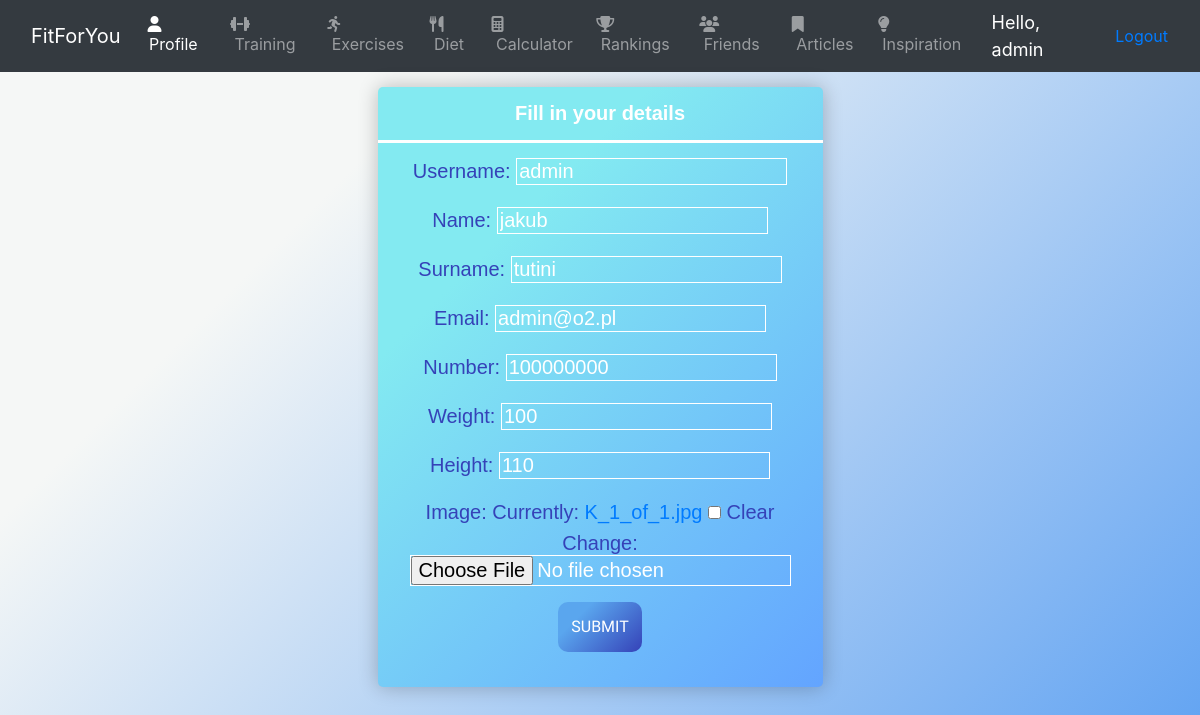
The app's page /updateProfile (signed in) with its own data.
### Workout/models.py (models this page shows, shortened)
class Customer(models.Model):
    user = models.OneToOneField(User, on_delete=models.CASCADE, blank=True, null=True)
    username = models.CharField(max_length=50, null=True)
    name = models.CharField(max_length=50, null=True)
    surname = models.CharField(max_length=50, null=True)
    email = models.CharField(max_length=50, null=True)
    number = models.IntegerField(validators=[MinValueValidator(100000000), MaxValueValidator(999999999)],null=True)
    date_created = models.DateTimeField(auto_now_add=True, null=True)
    weight = models.IntegerField(validators=[MinValueValidator(10), MaxValueValidator(500)], null=True)
    height = models.IntegerField(validators=[MinValueValidator(100), MaxValueValidator(400)],null=True)
    image = models.ImageField(default = "profile.png" , blank=True, null=True);

### Workout/views.py (the view)
# urls.py: path('updateProfile',views.updateProfile, name='updateProfile'),
@login_required(login_url='main')
def updateProfile(request):
    customer = request.user.customer
    form = CustomerForm(instance=customer)
    if request.method == "POST":
        form = CustomerForm(request.POST, request.FILES, instance=customer)
        if form.is_valid():
            form.save()
            return redirect('profile')
    context = {'form': form}
    return render(request, 'Workout/updateprofile.html', context)

### Workout/forms.py
class CustomerForm(ModelForm):
   class Meta:
      model = Customer
      fields = '__all__'
      exclude = ['user']
   def __init__(self, *args, **kwargs):
        super(CustomerForm, self).__init__(*args, **kwargs)
        for visible in self.visible_fields():
            visible.field.widget.attrs['class'] = 'weight_input'

### Workout/templates/Workout/updateprofile.html (shortened to what this page needs)
<link rel="stylesheet" href="https://stackpath.bootstrapcdn.com/bootstrap/4.4.1/css/bootstrap.min.css"
>
<link rel="stylesheet" href="https://cdnjs.cloudflare.com/ajax/libs/font-awesome/4.7.0/css/font-awesome.min.css">
<nav class="navbar navbar-expand-lg navbar-dark bg-dark">
    <div class="container mx-auto">
        <a class="navbar-brand" href="{% url 'main' %}">FitForYou</a>
        <div class="collapse navbar-collapse" id="navbarSupportedContent">
            <div class="navbar-nav">
                <a class="nav-item nav-link active" href="{% url 'profile' %}"><i class="fa fa-fw fa-user"></i>&nbsp;Profile
                    <span class="sr-only">(current)</span></a>
                <a class="nav-item nav-link" href="{% url 'training' %}"><i class="fas fa-dumbbell"></i>&nbsp;Training</a>
                <a class="nav-item nav-link" href="{% url 'exercises'%}"><i class="fas fa-running"></i>&nbsp;Exercises</a>
                <a class="nav-item nav-link" href="{% url 'diet' %}"><i class="fas fa-utensils"></i>&nbsp;Diet</a>
                <a class="nav-item nav-link" href="{% url 'calculator'%}"><i class="fas fa-calculator"></i>&nbsp;Calculator</a>
                <a class="nav-item nav-link" href="{% url 'rankings'%}"><i class="fas fa-trophy"></i>&nbsp;Rankings</a>
                <a class="nav-item nav-link" href="{% url 'friends'%}"><i class="fas fa-users"></i>&nbsp;Friends</a>
                <a class="nav-item nav-link" href="{% url 'articles'%}"><i class="fas fa-bookmark"></i>&nbsp;Articles</a>
                <a class="nav-item nav-link" href="{% url 'inspiration'%}"><i class="fas fa-lightbulb"></i>&nbsp;Inspiration</a>
            </div>
        </div>
    </div>
    <span class="hello-msg">Hello, {{request.user}}</span>
    <span><a class="nav-item nav-link" href="{% url 'logout' %}"">Logout</a></span>
</nav>
<div class="container text-center" style="margin-top: 15px;">
    <div class="row ">
        <div class="col-5 mx-auto">
            <table class="table_calculator">
                <thead>
                    <tr>
                        <th>Fill in your details</th>
                    </tr>
                </thead>
                <tbody>
                    <tr>
                        <td>
                        <form method="POST" action="" enctype="multipart/form-data">
                        {{ form.as_p }}
                        <input class="btn btn-primary" type="submit" name="Update Information">
                        </form>
                        </td>
                    </tr>
                </tbody>
            </table>
        </div>
    </div>
</div>

### Workout/templates/Workout/updateprofile.html (style rules this page uses)
.hello-msg { font-size: 18px; color: white; margin-right: 20px; }
.btn { color: white; background-color: #3542b8; background-image: linear-gradient(315deg, #3542b8 0%, #5aa6ee 74%); border: none; padding: 13px; border-radius: 10px; transition: all .2s ease-in-out; font-family: 'Sunflower', sans-serif; text-transform: uppercase; }
.table_calculator { width: 100%; border-radius: 5px 5px 5px 5px; box-shadow: 0 0 20px rgba(0, 0, 0, 0.247); font-family: Century Gothic, CenturyGothic, AppleGothic, sans-serif; text-align: center; overflow: hidden; font-size: 20px; background-color: #63a4ff; background-image: linear-gradient(315deg, #63a4ff 0%, #83eaf1 74%); }
.table_calculator th { border-bottom: 3px solid rgb(255, 255, 255); color: white; }
.table_calculator th,td { padding: 15px 12px; }
.table_calculator tbody { color: #3542b8; }
.weight_input { background-color: rgba(0,0,0,0); border: 1px solid white; color: white; }

### records on screen
Customer: username "admin", name "jakub", surname "tutini", email "admin@o2.pl", number "100000000", weight "100", height "110"

### other values on screen
{{ request.user }} "admin"
